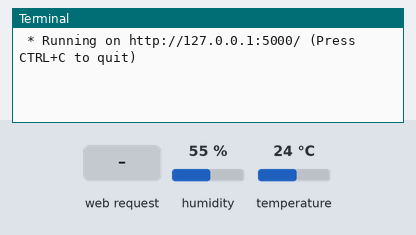
A program run on a simulated Raspberry Pi (BCM pin numbers). Shown: the last lines printed to the terminal. The test bench sets the inputs (shaded band); at power-on: humidity 55 %, temperature 24 °C. The clock reads 2024-03-15 10:24:30 at power-on unless the program sets it.

Above: at 1.2 s.
1.3 s: HTTP request for /api/data received
At 4.1 s:
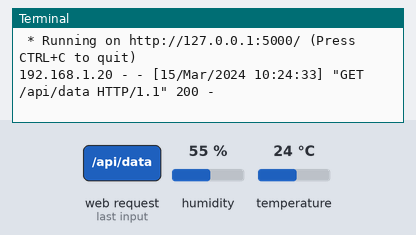
4.3 s: HTTP request for / received
At 7.3 s:
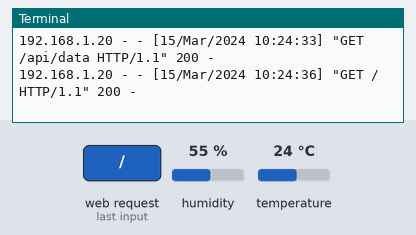

Measured:
- after the input at 1.3 s, the terminal: prints a new line after 2.3 s (image 1)
- after the input at 4.3 s, the terminal: prints a new line after 2.3 s (image 2)

The program:

app.py
```python
from flask import Flask, render_template
import time
import adafruit_dht
import board

app = Flask(__name__)

# Na RPi4/5 je často nutné use_pulseio=False
dht = adafruit_dht.DHT11(board.D4, use_pulseio=False)


@app.get("/api/data")
def read_dht():

    try:
        # Senzor potřebuje čas na inicializaci
        time.sleep(2)
        t = dht.temperature
        h = dht.humidity
        return {"temperature": float(t), "humidity": float(h)}

    except RuntimeError as error:
        print(f"Chyba při čtení senzoru: {error.args[0]}")
        return {"temperature": None, "humidity": None}


@app.get("/")
def home():
    data = read_dht()
    return render_template(
        "index.html", temperature=data["temperature"], humidity=data["humidity"]
    )


# Spuštění aplikace
if __name__ == "__main__":
    app.run(debug=True)
```
